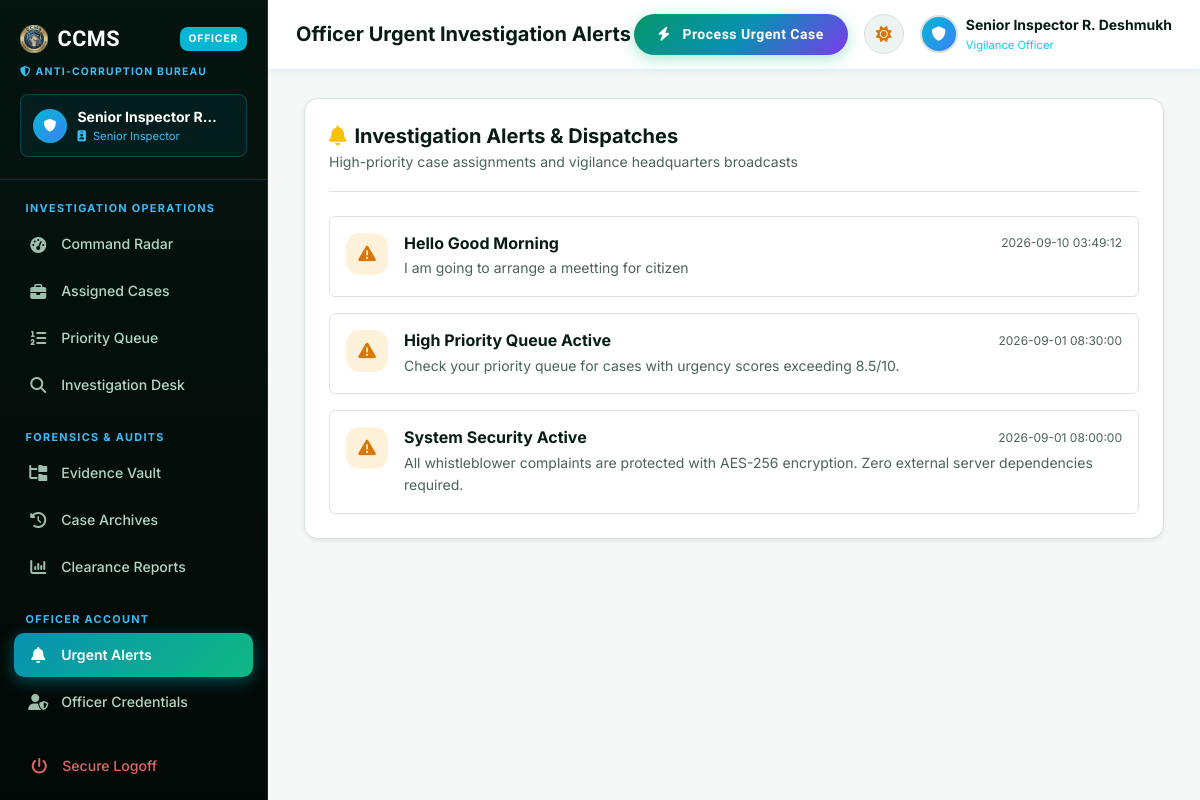
Before: /officer/notifications (signed in) with the older database file.
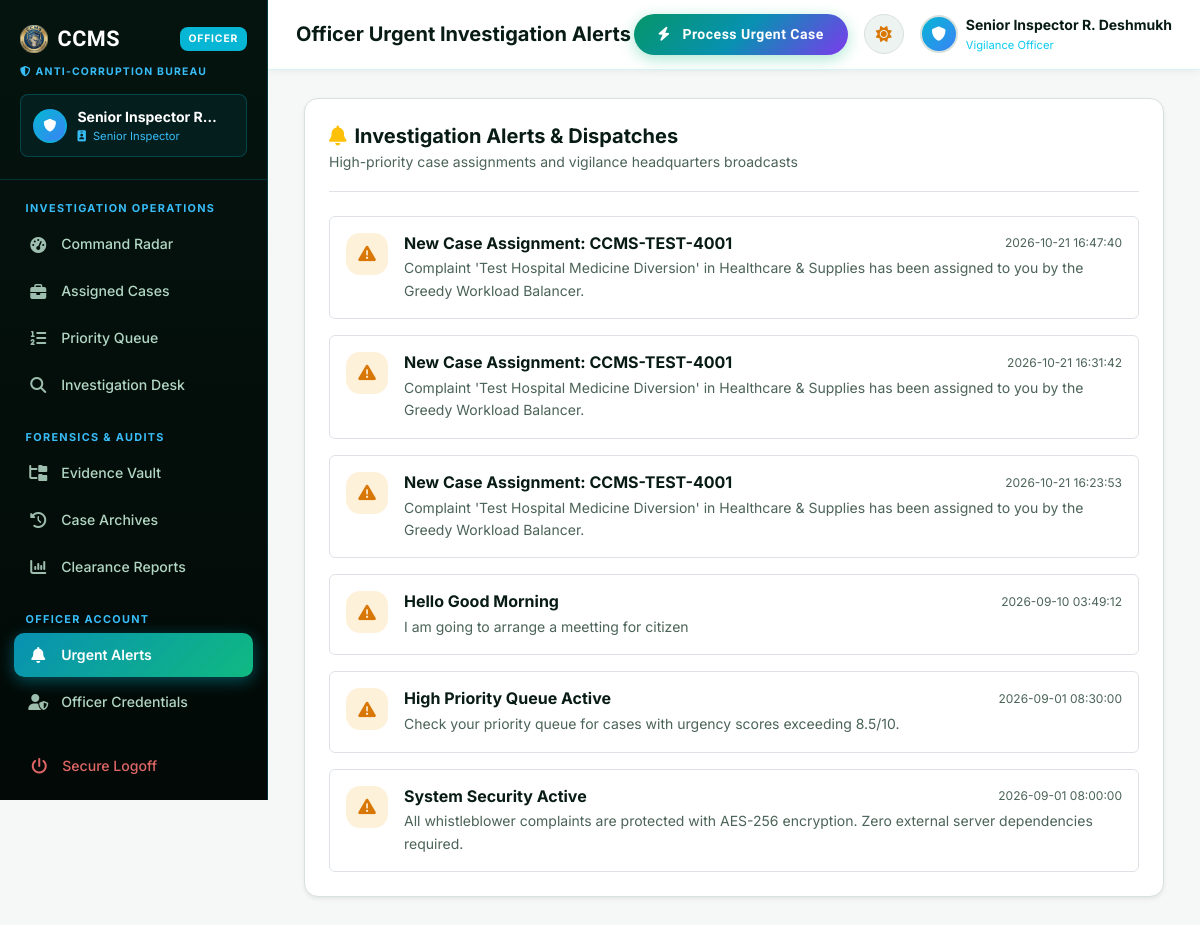
After: the same page with the newer database file.
### tables this page shows
CREATE TABLE notifications (
            notification_id INTEGER PRIMARY KEY AUTOINCREMENT,
            user_id INTEGER,
            recipient_role TEXT DEFAULT 'all',
            title TEXT NOT NULL,
            message TEXT NOT NULL,
            badge_type TEXT DEFAULT 'info',
            is_read INTEGER DEFAULT 0,
            created_at DATETIME DEFAULT CURRENT_TIMESTAMP
        );

### app.py (the view)
@app.route("/officer/notifications")
@role_required("officer")
def officer_notifications():
    notifications = db.query_db("SELECT * FROM notifications WHERE recipient_role IN ('all', 'officer') ORDER BY created_at DESC")
    return render_template("officer/notifications.html", notifications=notifications)

### app.py (called while the page is built, shortened)
def role_required(required_role):
    def decorator(f):
        @wraps(f)
        def decorated_function(*args, **kwargs):
            user_role = session.get("role", "citizen")
            if user_role != required_role and user_role != "admin":
                flash("You do not have authorization to view this command console.", "danger")
                return redirect(url_for("home"))
            return f(*args, **kwargs)
        return decorated_function
    return decorator

### db.py (called while the page is built)
def dict_factory(cursor, row):
    d = {}
    for idx, col in enumerate(cursor.description):
        d[col[0]] = row[idx]
    return d

def get_db_connection():
    conn = sqlite3.connect(DB_PATH, timeout=20.0, check_same_thread=False)
    conn.row_factory = dict_factory
    conn.execute("PRAGMA journal_mode=WAL;")
    return conn

def _normalize_query(query, args):
    if "ON DUPLICATE KEY UPDATE" in query.upper() and "system_settings" in query.lower():
        query = "INSERT OR REPLACE INTO system_settings (setting_key, setting_value) VALUES (?, ?)"
        if len(args) == 3:
            args = (args[0], args[1])
        return query, args
    normalized_query = query.replace("%s", "?")
    return normalized_query, args

def query_db(query, args=(), one=False):
    normalized_query, normalized_args = _normalize_query(query, args)
    conn = get_db_connection()
    try:
        cursor = conn.cursor()
        cursor.execute(normalized_query, normalized_args)
        result = cursor.fetchall()
        return (result[0] if result else None) if one else result
    finally:
        conn.close()

### templates/officer/notifications.html (shortened to what this page needs)
{% extends 'officer/base.html' %}
{% set active_page = 'notifications' %}
{% block page_heading %}Officer Urgent Investigation Alerts{% endblock %}
{% block content %}
<div class="ccms-card p-4 shadow-sm" style="max-width: 860px; margin: 0 auto;">
  <div class="d-flex flex-wrap align-items-center justify-content-between pb-3 mb-4 border-bottom gap-3">
    <div>
      <h5 class="fw-bold text-heading mb-0"><i class="fas fa-bell text-warning me-2"></i>Investigation Alerts &amp;
        Dispatches</h5>
      <span class="text-muted small">High-priority case assignments and vigilance headquarters broadcasts</span>
    </div>
  </div>
  {% if notifications %}
  <div class="d-flex flex-column gap-3">
    {% for notif in notifications %}
    <div class="p-3 rounded bg-subtle border d-flex align-items-start gap-3">
      <div class="stat-icon"
        style="width:42px; height:42px; font-size:1.1rem; background: rgba(245,158,11,0.15); color: var(--accent-amber);">
        <i class="fas fa-triangle-exclamation"></i>
      </div>
      <div class="flex-grow-1">
        <div class="d-flex align-items-center justify-content-between mb-1">
          <h6 class="fw-bold text-heading mb-0">{{ notif.title }}</h6>
          <span class="text-muted" style="font-size:0.75rem;">{{ notif.created_at }}</span>
        </div>
        <p class="text-muted small mb-0">{{ notif.message }}</p>
      </div>
    </div>
    {% endfor %}
  </div>
  {% endif %}
</div>
{% endblock %}

### templates/officer/base.html (shortened to what this page needs)
<!doctype html>
<html lang="en" data-panel="officer" data-theme="light">
<head>
  <link rel="stylesheet" href="https://cdn.jsdelivr.net/npm/bootstrap@5.3.3/dist/css/bootstrap.min.css">
  <link rel="stylesheet" href="https://cdnjs.cloudflare.com/ajax/libs/font-awesome/6.5.1/css/all.min.css">
  <link rel="stylesheet" href="{{ url_for('static', filename='css/theme.css') }}">
</head>
<body>
  <div class="app-wrapper">
    <aside class="app-sidebar" id="officerSidebar">
      <div class="app-sidebar-header">
        <div class="d-flex align-items-center justify-content-between">
          <a href="{{ url_for('officer_dashboard') }}" class="app-logo">
            <img src="{{ url_for('static', filename='logo.png') }}" alt="CCMS" height="28" class="rounded">
            <span>CCMS</span>
          </a>
          <span class="app-logo-badge" style="background:#06b6d4;">OFFICER</span>
        </div>
        <div class="small mt-2 d-flex align-items-center gap-1"
          style="font-size:0.65rem; font-weight:700; letter-spacing:1.2px; text-transform:uppercase; color:#38bdf8;">
          <i class="fas fa-shield-halved"></i> ANTI-CORRUPTION BUREAU
        </div>
        <div class="sidebar-user-card" style="background: rgba(6,182,212,0.08); border-color: rgba(6,182,212,0.25);">
          <div class="user-avatar-circle"
            style="background: linear-gradient(135deg, #06b6d4, #3b82f6); width:34px; height:34px; font-size:0.8rem; border-color: rgba(6,182,212,0.4);">
            <i class="fas fa-shield"></i>
          </div>
          <div class="overflow-hidden">
            <div class="fw-bold text-white small text-truncate" style="max-width: 140px;">
              {{ session.get('full_name', 'Inspector A. Verma') }}
            </div>
            <div class="small" style="font-size:0.7rem; color:#38bdf8;">
              <i class="fas fa-id-badge me-1"></i> {{ session.get('rank', 'Vigilance Officer') }}
            </div>
          </div>
        </div>
      </div>
      <div class="app-sidebar-nav">
        <div class="nav-section-title">INVESTIGATION OPERATIONS</div>
        <a href="{{ url_for('officer_dashboard') }}"
          class="sidebar-link {% if active_page == 'dashboard' %}active{% endif %}">
          <i class="fas fa-gauge-high"></i> <span>Command Radar</span>
        </a>
        <a href="{{ url_for('officer_assigned_cases') }}"
          class="sidebar-link {% if active_page == 'assigned_cases' %}active{% endif %}">
          <i class="fas fa-briefcase"></i> <span>Assigned Cases</span>
        </a>
        <a href="{{ url_for('officer_priority_queue') }}"
          class="sidebar-link {% if active_page == 'priority_queue' %}active{% endif %}">
          <i class="fas fa-list-ol"></i> <span>Priority Queue</span>
        </a>
        <a href="{{ url_for('officer_investigation') }}"
          class="sidebar-link {% if active_page == 'investigation' %}active{% endif %}">
          <i class="fas fa-magnifying-glass"></i> <span>Investigation Desk</span>
        </a>
        <div class="nav-section-title">FORENSICS &amp; AUDITS</div>
        <a href="{{ url_for('officer_evidence') }}"
          class="sidebar-link {% if active_page == 'evidence' %}active{% endif %}">
          <i class="fas fa-folder-tree"></i> <span>Evidence Vault</span>
        </a>
        <a href="{{ url_for('officer_history') }}"
          class="sidebar-link {% if active_page == 'history' %}active{% endif %}">
          <i class="fas fa-clock-rotate-left"></i> <span>Case Archives</span>
        </a>
        <a href="{{ url_for('officer_reports') }}"
          class="sidebar-link {% if active_page == 'reports' %}active{% endif %}">
          <i class="fas fa-chart-column"></i> <span>Clearance Reports</span>
        </a>
        <div class="nav-section-title">OFFICER ACCOUNT</div>
        <a href="{{ url_for('officer_notifications') }}"
          class="sidebar-link {% if active_page == 'notifications' %}active{% endif %}">
          <i class="fas fa-bell"></i> <span>Urgent Alerts</span>
        </a>
        <a href="{{ url_for('officer_profile') }}"
          class="sidebar-link {% if active_page == 'profile' %}active{% endif %}">
          <i class="fas fa-user-shield"></i> <span>Officer Credentials</span>
        </a>
        <a href="{{ url_for('logout') }}" class="sidebar-link logout-link text-danger mt-3">
          <i class="fas fa-power-off"></i> <span>Secure Logoff</span>
        </a>
      </div>
    </aside>
    <main class="app-main">
      <header class="app-topbar" style="border-bottom: 1px solid rgba(6,182,212,0.15);">
        <div class="d-flex align-items-center gap-3">
          <h5 class="fw-bold mb-0 text-heading">{% block page_heading %}Officer Investigation Command{% endblock %}</h5>
        </div>
        <div class="d-flex align-items-center gap-3">
          <a href="{{ url_for('officer_priority_queue') }}" class="btn btn-sm btn-cyber d-none d-md-inline-flex">
            <i class="fas fa-bolt me-1"></i> Process Urgent Case
          </a>
          <button class="theme-toggle-btn" title="Toggle Dark/Light Mode">
            <i class="fas fa-moon"></i>
          </button>
          <div class="d-flex align-items-center gap-2">
            <div class="user-avatar-circle" style="background: linear-gradient(135deg, #06b6d4, #3b82f6);">
              <i class="fas fa-shield"></i>
            </div>
            <div class="d-none d-md-block text-start">
              <div class="fw-bold small text-heading">{{ session.get('full_name', 'Officer') }}</div>
              <div class="text-info" style="font-size:0.7rem;">Vigilance Officer</div>
            </div>
          </div>
        </div>
      </header>
      <div class="app-content">
        {% block content %}{% endblock %}
      </div>
    </main>
  </div>
</body>
</html>

Changed rows visible on the page:
added notifications: title "New Case Assignment: CCMS-TEST-4001", created_at "2026-10-21 16:47:40", message "Complaint 'Test Hospital Medicine Diversion' in Healthcare & Supplies has been assigned to you by the Greedy Workload Balancer."
added notifications: title "New Case Assignment: CCMS-TEST-4001", created_at "2026-10-21 16:31:42", message "Complaint 'Test Hospital Medicine Diversion' in Healthcare & Supplies has been assigned to you by the Greedy Workload Balancer."
added notifications: title "New Case Assignment: CCMS-TEST-4001", created_at "2026-10-21 16:23:53", message "Complaint 'Test Hospital Medicine Diversion' in Healthcare & Supplies has been assigned to you by the Greedy Workload Balancer."
